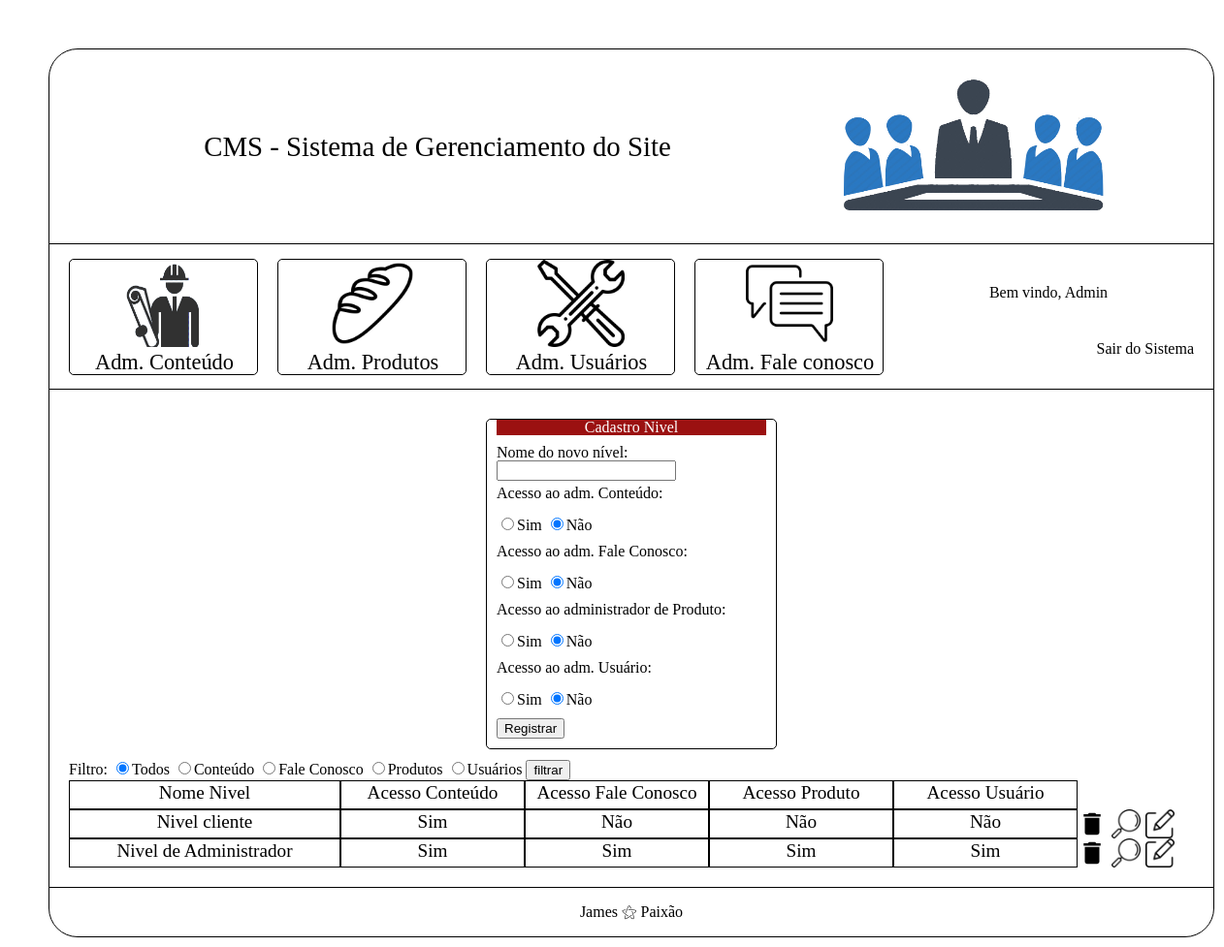
Page /cms/pagina_niveis_acesso.php (signed in) on the committed database.
### tables this page shows
create table tblNivelAcesso (
	idNivelAcesso int(11) not null auto_increment primary key,
    nomeNivel varchar(200) not null,
    acessoConteudo boolean not null,
    acessoFaleConosco boolean not null,
    acessoProduto boolean not null,
    acessoUsuarios boolean not null
);

### cms/pagina_niveis_acesso.php (the view, shortened to what this page needs)
<?php
    $conexao = conexaoMysql();
    $dominio= $_SERVER['HTTP_HOST'];
    $url = "http://" . $dominio. $_SERVER['REQUEST_URI'];
    if(isset($_POST['botao_filtrar'])){
        if($_GET['modo']){
            if($_GET['modo'] == 'filtrar'){
                $filtro = $_POST['input_filter'];
                switch($filtro){
                    case "c":
                        $sqlQuerySelectNiveis = "select tblNivelAcesso.*
                            from tblNivelAcesso
                            where tblNivelAcesso.acessoConteudo = 1
                            order by tblNivelAcesso.nomeNivel";
                    break;
                    case "f":
                        $sqlQuerySelectNiveis = "select tblNivelAcesso.*
                            from tblNivelAcesso
                            where tblNivelAcesso.acessoFaleConosco = 1
                            order by tblNivelAcesso.nomeNivel";
                    break;
                    case "p":
                        $sqlQuerySelectNiveis = "select tblNivelAcesso.*
                            from tblNivelAcesso
                            where tblNivelAcesso.acessoProduto = 1
                            order by tblNivelAcesso.nomeNivel";
                    break;
                    case "u":
                        $sqlQuerySelectNiveis = "select tblNivelAcesso.*
                            from tblNivelAcesso
                            where tblNivelAcesso.acessoUsuarios = 1
                            order by tblNivelAcesso.nomeNivel";
                    break;
                    default:
                        $sqlQuerySelectNiveis = "select * from tblNivelAcesso
                        order by tblNivelAcesso.nomeNivel";
                    break;
                }
            }
        }
    }
    else{
        $sqlQuerySelectNiveis = "select * from tblNivelAcesso order by tblNivelAcesso.nomeNivel";
    }
    $querySelectNiveis = mysqli_query($conexao, $sqlQuerySelectNiveis);
    $action = "modulos/inserir_nivel_acesso.php?modo=inserir&url=" .$url;
    $nomeNivel = null;
    $acessoConteudo = null;
    $acessoFaleConosco = null;
    $acessoProdutos = null;
    $acessoUsuarios = null;
?>
<!DOCTYPE html>
<html lang="pt-br">
    <head>
        <?php
            require_once('modulos/imports.php');
        ?>
    </head>
    <body>
        <div id="div_cms">
            <?php
                require_once('modulos/menu.php');
            ?>
            <div id="div_submenus_cms">
                <form name="form_adm_nivel_acesso" action="<?=$action?>" method="post">
                    <div class="div_cadastro">
                        <div class="titulo_do_cadastro">Cadastro Nivel</div>
                        <div class="input_cadastro">
                            Nome do novo nível:
                            <input type="text" name="nome_nivel_input" required value="<?=$nomeNivel?>">
                        </div>
                        <div class="input_cadastro">
                            Acesso ao adm. Conteúdo:
                        </div>
                        <div class="input_cadastro">
                            <input type="radio" name="adm_conteudo_radio" value="1"
                                <?php
                                    if($acessoConteudo == '1'){
                                        echo("checked");
                                    }
                                ?>
                            >Sim
                            <input type="radio" name="adm_conteudo_radio" value="0"
                                <?php
                                    if($acessoConteudo != '1'){
                                        echo("checked");
                                    }
                                ?>
                            >Não
                        </div>
                        <div class="input_cadastro">
                            Acesso ao adm. Fale Conosco:
                        </div>
                        <div class="input_cadastro">
                            <input type="radio" name="adm_fale_conosco_radio" value="1"
                                <?php
                                    if($acessoFaleConosco == '1'){
                                        echo("checked");
                                    }
                                ?>
                            >Sim
                            <input type="radio" name="adm_fale_conosco_radio" value="0"
                                <?php
                                    if($acessoFaleConosco != '1'){
                                        echo("checked");
                                    }
                                ?>
                            >Não
                        </div>
                        <div class="input_cadastro">
                            Acesso ao administrador de Produto:
                        </div>
                        <div class="input_cadastro">
                            <input type="radio" name="adm_produto_radio" value="1"
                                <?php
                                    if($acessoProdutos == '1'){
                                        echo("checked");
                                    }
                                ?>
                            >Sim
                            <input type="radio" name="adm_produto_radio" value="0"
                                <?php
                                    if($acessoProdutos != '1'){
                                        echo("checked");
                                    }
                                ?>
                            >Não
                        </div>
                        <div class="input_cadastro">
                            Acesso ao adm. Usuário:
                        </div>
                        <div class="input_cadastro">
                            <input type="radio" name="adm_usuario_radio" value="1"
                                <?php
                                    if($acessoUsuarios == '1'){
                                        echo("checked");
                                    }
                                ?>
                            >Sim
                            <input type="radio" name="adm_usuario_radio" value="0"
                                <?php
                                    if($acessoUsuarios != '1'){
                                        echo("checked");
                                    }
                                ?>
                            >Não
                        </div>
                        <div class="botaoRegistrar">
                            <input type="submit" name="submit_cms" value="Registrar">
                        </div>
                    </div>
                </form>
                <form name="formAdmNiveisAcessoFiltro" action="pagina_niveis_acesso.php?modo=filtrar" method="post">
                    Filtro:
                    <input type="radio" name="input_filter" value="a" checked>Todos
                    <input type="radio" name="input_filter" value="c">Conteúdo
                    <input type="radio" name="input_filter" value="f">Fale Conosco
                    <input type="radio" name="input_filter" value="p">Produtos
                    <input type="radio" name="input_filter" value="u">Usuários
                    <input type="submit" value="filtrar" name="botao_filtrar">
                </form>
                <div class="div_comentarios">
                    <div class="nome_nivel">Nome Nivel</div>
                    <div class="nivel_permissao">Acesso Conteúdo</div>
                    <div class="nivel_permissao">Acesso Fale Conosco</div>
                    <div class="nivel_permissao">Acesso Produto</div>
                    <div class="nivel_permissao">Acesso Usuário</div>
                </div>
                <?php
                    while($rsSelect = mysqli_fetch_assoc($querySelectNiveis)){
                        ?>
                            <div class="div_comentarios">
                                <div class="nome_nivel"><?=$rsSelect['nomeNivel']?></div>
                                <div class="nivel_permissao">
                                    <?php
                                        if($rsSelect['acessoConteudo'] == 1){
                                            echo('Sim');
                                        }
                                        else{
                                            echo('Não');
                                        }
                                    ?>
                                </div>
                                <div class="nivel_permissao">
                                    <?php
                                        if($rsSelect['acessoFaleConosco'] == 1){
                                            echo('Sim');
                                        }
                                        else{
                                            echo('Não');
                                        }
                                    ?>
                                </div>
                                <div class="nivel_permissao">
                                    <?php
                                        if($rsSelect['acessoProduto'] == 1){
                                            echo('Sim');
                                        }
                                        else{
                                            echo('Não');
                                        }
                                    ?>
                                </div>
                                <div class="nivel_permissao">
                                    <?php
                                        if($rsSelect['acessoUsuarios'] == 1){
                                            echo('Sim');
                                        }
                                        else{
                                            echo('Não');
                                        }
                                    ?>
                                </div>
                                <a onclick="return confirm('Deseja realmente excluir o registro? Todos os usuários que utilizam este nível de acesso também serão excluídos!    ');"
                                href="modulos/deletar_nivel_acesso.php?modo=excluir&id=<?=$rsSelect['idNivelAcesso']?>&url=<?=$url?>">
                                    <div class="excluir"></div>
                                </a>
                                <div class="visualizar" onclick="visualizarNivelAcesso(<?=$rsSelect['idNivelAcesso']?>);"></div>
                                <a href="pagina_niveis_acesso.php?modo=editar&id=<?=$rsSelect['idNivelAcesso']?>">
                                    <div class="editar"></div>
                                </a>
                            </div>
                        <?php
                    }
                ?>
            </div>
            <div id="footer_cms">
                 James ⚝ Paixão
            </div>
        </div>
    </body>
</html>

### rows in the picture
tblnivelacesso: nomeNivel "Nivel cliente", acessoConteudo "Sim", acessoFaleConosco "Não", acessoProduto "Não", acessoUsuarios "Não"
tblnivelacesso: nomeNivel "Nivel de Administrador", acessoConteudo "Sim", acessoFaleConosco "Sim", acessoProduto "Sim", acessoUsuarios "Sim"

### other values in the picture
$_SESSION['nomeUsuario'] "Admin"
